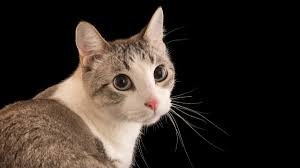
#> input picture OpenCV Notes/Photos/cat.jpeg, 300 x 168 px, found by its file name
$ python transformation.py
#> lines starting #> are read from the running program, lines starting #| are printed output that depends on the picture
import cv2 as cv
import numpy as np

img = cv.imread(r'Photos\cat.jpeg')
#> img is the input picture: shape (168, 300, 3); mean B, G, R 38.7, 45.6, 54.9
cv.imshow('Cat', img)


# Translation
def translate(img, x, y):
#> called with x = 50, y = 50
    transMat = np.float32([[1,0,x],[0,1,y]])
    dimensions = (img.shape[1], img.shape[0])
#> dimensions = (300, 168)
    return cv.warpAffine(img, transMat, dimensions)
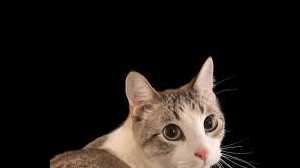
#> returned value: shape (168, 300, 3); mean of channels 0, 1, 2 24, 28.1, 33.9; drawn as B, G, R
# negative x -> left
# negative y -> up
# positive x -> right
# positive y -> down

translated = translate(img, 50, 50)
cv.imshow('Translated', translated)


# Rotation
def rotate(img, angle, pivotPoint):
#> called with angle = 45
    (height, width) = img.shape[:2]
#> height = 168; width = 300

    if pivotPoint is None:
        pivotPoint = (width//2, height//2)
#> pivotPoint = (150, 84)

    rotMap = cv.getRotationMatrix2D(pivotPoint, angle, 1.0) # 1.0 is scaling factor
    dimensions = (width, height)
#> dimensions = (300, 168)

    return cv.warpAffine(img, rotMap, dimensions)
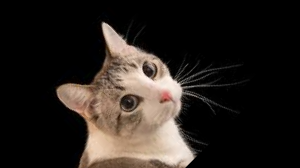
#> returned value: shape (168, 300, 3); mean of channels 0, 1, 2 30.8, 35.3, 41.6; drawn as B, G, R

rotated = rotate(img, 45, None) # -45 for clockwise
cv.imshow('Rotated', rotated)


# Flipping
flip = cv.flip(img, 0)
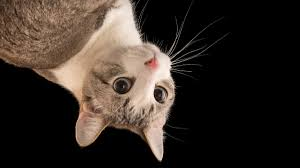
#> flip: shape (168, 300, 3); mean B, G, R 38.7, 45.6, 54.9
# 0-> vertical flip
# 1 -> horizontal flip
# -1 -> both
cv.imshow('Flip', flip)

cv.waitKey(0)
